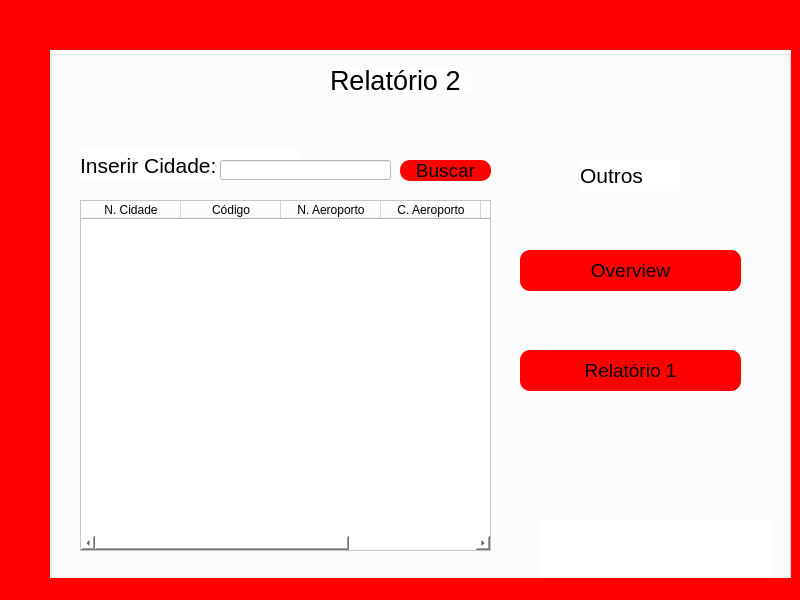
<?xml version="1.0" encoding="UTF-8"?>
<ui version="4.0">
 <class>MainWindow</class>
 <widget class="QMainWindow" name="MainWindow">
  <property name="geometry">
   <rect>
    <x>0</x>
    <y>0</y>
    <width>800</width>
    <height>600</height>
   </rect>
  </property>
  <property name="windowTitle">
   <string>MainWindow</string>
  </property>
  <property name="styleSheet">
   <string notr="true">background-color: rgb(255, 0, 0);</string>
  </property>
  <widget class="QWidget" name="centralwidget">
   <widget class="QGroupBox" name="groupBox">
    <property name="geometry">
     <rect>
      <x>50</x>
      <y>50</y>
      <width>741</width>
      <height>551</height>
     </rect>
    </property>
    <property name="styleSheet">
     <string notr="true">background-color: rgb(255, 255, 255);</string>
    </property>
    <property name="title">
     <string/>
    </property>
    <widget class="QLabel" name="label_8">
     <property name="geometry">
      <rect>
       <x>490</x>
       <y>470</y>
       <width>231</width>
       <height>61</height>
      </rect>
     </property>
     <property name="text">
      <string/>
     </property>
     <property name="pixmap">
      <pixmap>../formula-1-logo-1-1.png</pixmap>
     </property>
     <property name="scaledContents">
      <bool>true</bool>
     </property>
     <property name="alignment">
      <set>Qt::AlignLeading|Qt::AlignLeft|Qt::AlignVCenter</set>
     </property>
    </widget>
    <widget class="QLabel" name="label">
     <property name="geometry">
      <rect>
       <x>280</x>
       <y>20</y>
       <width>141</width>
       <height>21</height>
      </rect>
     </property>
     <property name="font">
      <font>
       <pointsize>20</pointsize>
      </font>
     </property>
     <property name="text">
      <string>Relatório 2</string>
     </property>
    </widget>
    <widget class="QLabel" name="label_3">
     <property name="geometry">
      <rect>
       <x>530</x>
       <y>110</y>
       <width>101</width>
       <height>31</height>
      </rect>
     </property>
     <property name="font">
      <font>
       <pointsize>16</pointsize>
      </font>
     </property>
     <property name="text">
      <string>Outros</string>
     </property>
    </widget>
    <widget class="QPushButton" name="Relatorio1">
     <property name="geometry">
      <rect>
       <x>470</x>
       <y>300</y>
       <width>221</width>
       <height>41</height>
      </rect>
     </property>
     <property name="font">
      <font>
       <pointsize>14</pointsize>
      </font>
     </property>
     <property name="styleSheet">
      <string notr="true">QPushButton{
	background-color: rgb(255, 0, 0);
	border-radius:10px;
		
}

QPushButton:hover{
	background-color: rgb(191, 0, 0);
	border:none;	
	gridline-color: rgb(191, 0, 0);
}

QPushButton:pressr{
	border:none;	
	border-bottom:none;
	gridline-color: rgb(191, 0, 0);
}</string>
     </property>
     <property name="text">
      <string>Relatório 1</string>
     </property>
    </widget>
    <widget class="QPushButton" name="OverviewAdmin">
     <property name="geometry">
      <rect>
       <x>470</x>
       <y>200</y>
       <width>221</width>
       <height>41</height>
      </rect>
     </property>
     <property name="font">
      <font>
       <pointsize>14</pointsize>
      </font>
     </property>
     <property name="styleSheet">
      <string notr="true">QPushButton{
	background-color: rgb(255, 0, 0);
	border-radius:10px;
		
}

QPushButton:hover{
	background-color: rgb(191, 0, 0);
	border:none;	
	gridline-color: rgb(191, 0, 0);
}

QPushButton:pressr{
	border:none;	
	border-bottom:none;
	gridline-color: rgb(191, 0, 0);
}</string>
     </property>
     <property name="text">
      <string>Overview</string>
     </property>
    </widget>
    <widget class="QLabel" name="label_5">
     <property name="geometry">
      <rect>
       <x>130</x>
       <y>370</y>
       <width>47</width>
       <height>13</height>
      </rect>
     </property>
     <property name="text">
      <string/>
     </property>
    </widget>
    <widget class="QTableWidget" name="Tabela">
     <property name="geometry">
      <rect>
       <x>30</x>
       <y>150</y>
       <width>411</width>
       <height>351</height>
      </rect>
     </property>
     <column>
      <property name="text">
       <string>N. Cidade</string>
      </property>
     </column>
     <column>
      <property name="text">
       <string>Código</string>
      </property>
     </column>
     <column>
      <property name="text">
       <string>N. Aeroporto</string>
      </property>
     </column>
     <column>
      <property name="text">
       <string>C. Aeroporto</string>
      </property>
     </column>
     <column>
      <property name="text">
       <string>Tipo</string>
      </property>
     </column>
     <column>
      <property name="text">
       <string>Distância</string>
      </property>
     </column>
    </widget>
    <widget class="QLabel" name="label_4">
     <property name="geometry">
      <rect>
       <x>30</x>
       <y>100</y>
       <width>221</width>
       <height>31</height>
      </rect>
     </property>
     <property name="font">
      <font>
       <pointsize>16</pointsize>
      </font>
     </property>
     <property name="text">
      <string>Inserir Cidade:</string>
     </property>
    </widget>
    <widget class="QLineEdit" name="NomeCidade">
     <property name="geometry">
      <rect>
       <x>170</x>
       <y>110</y>
       <width>171</width>
       <height>20</height>
      </rect>
     </property>
    </widget>
    <widget class="QPushButton" name="BuscaCidade">
     <property name="geometry">
      <rect>
       <x>350</x>
       <y>110</y>
       <width>91</width>
       <height>21</height>
      </rect>
     </property>
     <property name="font">
      <font>
       <pointsize>14</pointsize>
      </font>
     </property>
     <property name="styleSheet">
      <string notr="true">QPushButton{
	background-color: rgb(255, 0, 0);
	border-radius:10px;
		
}

QPushButton:hover{
	background-color: rgb(191, 0, 0);
	border:none;	
	gridline-color: rgb(191, 0, 0);
}

QPushButton:pressr{
	border:none;	
	border-bottom:none;
	gridline-color: rgb(191, 0, 0);
}</string>
     </property>
     <property name="text">
      <string>Buscar</string>
     </property>
    </widget>
   </widget>
  </widget>
  <widget class="QMenuBar" name="menubar">
   <property name="geometry">
    <rect>
     <x>0</x>
     <y>0</y>
     <width>800</width>
     <height>21</height>
    </rect>
   </property>
  </widget>
  <widget class="QStatusBar" name="statusbar"/>
 </widget>
 <resources/>
 <connections/>
</ui>
